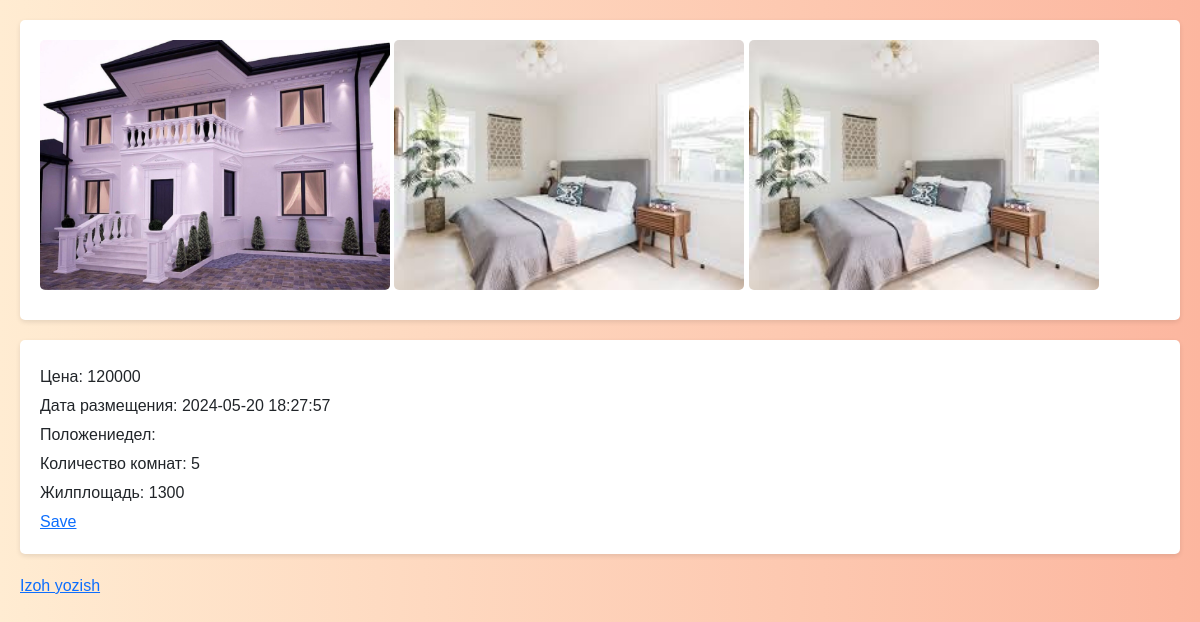
/detail/4/, run on the app's committed database.
### page_1/models.py (models this page shows, shortened)
class UyRasmlari(models.Model):
    id = models.BigAutoField(primary_key=True)
    xususiyat_id= models.ForeignKey(Xususiyati, on_delete=models.CASCADE)
    picture = models.ImageField(default='default.jpg')

class Xususiyati(models.Model):
    uy = models.ForeignKey(Uylar, on_delete=models.CASCADE)
    vazifasi = models.ForeignKey(Vazifalar, on_delete=models.CASCADE)
    narxi = models.CharField(max_length=255)
    sana = models.DateTimeField(default=datetime.now(), blank=True)
    star = models.ForeignKey(Stars, on_delete=models.CASCADE)
    defaultimage = models.ImageField(default='defaulthome.jpg')

class Uylar(models.Model):
    mijoz_id= models.ForeignKey(Mijoz, on_delete=models.CASCADE)
    holati = models.TextField()
    yashash_maydoni = models.CharField(max_length=255)
    xonalar_soni = models.BigIntegerField()
    joylashuvi = models.CharField(max_length=255)

### page_1/views.py (the view, shortened to what this page needs)
# urls.py: path('detail/<a>/', detail_home.as_view(), name='detail_home'),
class detail_home(View):
    def get(self, request, a):
        review_form = ReviewForm()
        uy = Xususiyati.objects.get(id=a).uy
        sharxlar = Review.objects.filter(uy_id=uy.id)
        xususiyat = Xususiyati.objects.get(pk=a)
        Uy_picture = UyRasmlari.objects.filter(xususiyat_id=a)
        return render(request, 'detail_img.html', {'Uy_picture':Uy_picture, "xususiyat":xususiyat,'form': review_form,'sharxlar': sharxlar})

### templates/detail_img.html (shortened to what this page needs)
<!DOCTYPE html>
<html lang="en">
<head>
    <link href="https://cdn.jsdelivr.net/npm/bootstrap@5.3.3/dist/css/bootstrap.min.css" rel="stylesheet">
</head>
<body>
    <div>
        {% for i in Uy_picture %}
            <img src="{{ i.picture.url }}">
        {% endfor %}
    </div>
    <div>
        <p>Цена: {{ xususiyat.narxi }}</p>
        <p>Дата размещения: {{ xususiyat.sana |date:"Y-m-d H:i:s" }}</p>
        <p>Положениедел: {{ xususiyat.uy.положениедел }}</p>
        <p>Количество комнат: {{ xususiyat.uy.xonalar_soni }}</p>
        <p>Жилплощадь: {{ xususiyat.uy.yashash_maydoni }}</p>
        <a href="{% url 'download_word' xususiyat.id %}">Save</a>
    </div>
{% if user.is_authenticated %}
    <div class="row">
        <div class="col-4">
            <form method="post">
                {% csrf_token %}
                {{ form.as_p }}
                <button class="btn btn-primary mb-4" type="submit">Send</button>
            </form>
        </div>
    </div>
    {% for sharx in sharxlar %}
        <div>
            <b>{{ sharx.user_id.username }}</b>
            <p class="mt-2 ms-4">
                {{ sharx.description }}
            </p>
        </div>
    {% endfor %}
    {% else %}
        <p>
            <a href="{% url 'login' %}">Izoh yozish</a>
        </p>
    {% endif %}
</body>
</html>

### templates/detail_img.html (style rules this page uses)
body { font-family: Arial, sans-serif; background-color: #f0f0f0; padding: 20px; }
div { background-color: #fff; border-radius: 5px; box-shadow: 0 2px 5px rgba(0, 0, 0, 0.1); padding: 20px; margin-bottom: 20px; }
img { width: 350px; height: 250px; border-radius: 5px; margin-bottom: 10px; }
p { margin: 5px 0; }
body { background: linear-gradient(to right, #ffecd2 0%, #fcb69f 100%); }

### data on the page
UyRasmlari: picture (picture)
UyRasmlari: picture (picture)
UyRasmlari: picture (picture)
Xususiyati: narxi "120000", sana "2024-05-20 18:27:57", uy.xonalar_soni "5", uy.yashash_maydoni "1300"
